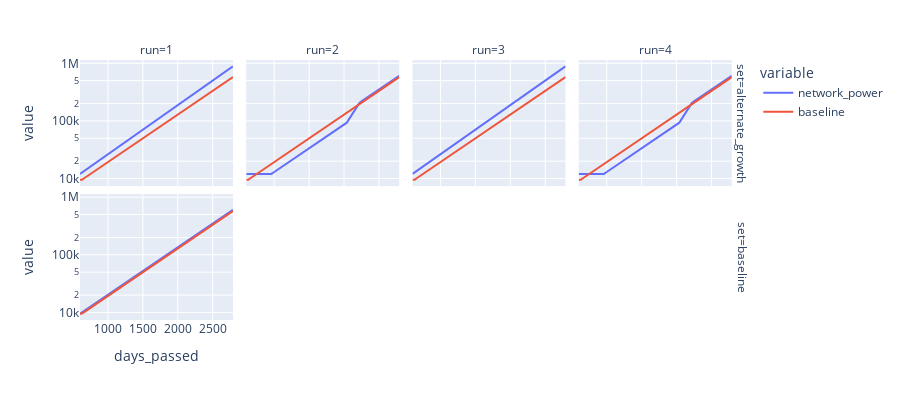

Source (notebook cell):
### Code cell
fig_df = raw_df.reset_index()

fig = px.line(fig_df,
              x='days_passed',
              y=['network_power', 'baseline'],
              facet_col='run',
              facet_row='set',
              log_y=True,
              height=400)
fig.show()
